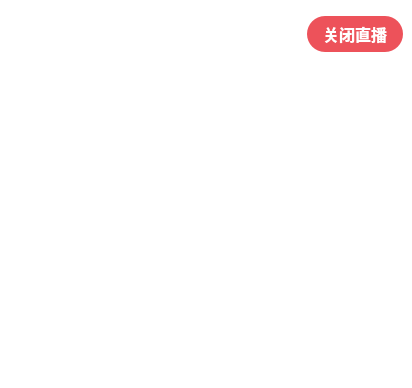
                   <widget class="QWidget" name="widget_27" native="true">
                    <property name="minimumSize">
                     <size>
                      <width>0</width>
                      <height>388</height>
                     </size>
                    </property>
                    <property name="maximumSize">
                     <size>
                      <width>16777215</width>
                      <height>16777215</height>
                     </size>
                    </property>
                    <property name="styleSheet">
                     <string notr="true">background: transparent;</string>
                    </property>
                    <layout class="QVBoxLayout" name="verticalLayout_43">
                     <property name="spacing">
                      <number>0</number>
                     </property>
                     <property name="leftMargin">
                      <number>0</number>
                     </property>
                     <property name="topMargin">
                      <number>0</number>
                     </property>
                     <property name="rightMargin">
                      <number>0</number>
                     </property>
                     <property name="bottomMargin">
                      <number>0</number>
                     </property>
                     <item>
                      <widget class="QWidget" name="widget_54" native="true">
                       <property name="minimumSize">
                        <size>
                         <width>0</width>
                         <height>90</height>
                        </size>
                       </property>
                       <property name="maximumSize">
                        <size>
                         <width>16777215</width>
                         <height>90</height>
                        </size>
                       </property>
                       <property name="styleSheet">
                        <string notr="true"/>
                       </property>
                       <layout class="QHBoxLayout" name="horizontalLayout_41">
                        <property name="topMargin">
                         <number>16</number>
                        </property>
                        <property name="bottomMargin">
                         <number>18</number>
                        </property>
                        <item>
                         <layout class="QVBoxLayout" name="verticalLayout_44">
                          <property name="bottomMargin">
                           <number>0</number>
                          </property>
                          <item>
                           <layout class="QHBoxLayout" name="horizontalLayout_43">
                            <property name="spacing">
                             <number>12</number>
                            </property>
                            <item>
                             <widget class="QLabel" name="roomName">
                              <property name="styleSheet">
                               <string notr="true">font-family: &quot;微软雅黑&quot;;
font-weight: 500;
font-size: 22px;
color: #FFFFFF;
line-height: 30px;
text-align: left;
font-style: normal;</string>
                              </property>
                              <property name="text">
                               <string>尾骨大将军</string>
                              </property>
                             </widget>
                            </item>
                            <item>
                             <widget class="QPushButton" name="pushButton_26">
                              <property name="minimumSize">
                               <size>
                                <width>24</width>
                                <height>24</height>
                               </size>
                              </property>
                              <property name="maximumSize">
                               <size>
                                <width>24</width>
                                <height>24</height>
                               </size>
                              </property>
                              <property name="styleSheet">
                               <string notr="true">border:none;</string>
                              </property>
                              <property name="text">
                               <string/>
                              </property>
                              <property name="icon">
                               <iconset resource="../res.qrc">
                                <normaloff>:/images/live_eidt_name.png</normaloff>:/images/live_eidt_name.png</iconset>
                              </property>
                              <property name="iconSize">
                               <size>
                                <width>24</width>
                                <height>24</height>
                               </size>
                              </property>
                             </widget>
                            </item>
                            <item>
                             <widget class="QPushButton" name="pushButton_27">
                              <property name="styleSheet">
                               <string notr="true">border:none;
font-family: &quot;微软雅黑&quot;;
font-weight: 400;
font-size: 14px;
color: #FFFFFF;
line-height: 20px;
font-style: normal;</string>
                              </property>
                              <property name="text">
                               <string>直播中</string>
                              </property>
                              <property name="icon">
                               <iconset resource="../res.qrc">
                                <normaloff>:/images/live_lling.png</normaloff>:/images/live_lling.png</iconset>
                              </property>
                              <property name="iconSize">
                               <size>
                                <width>12</width>
                                <height>12</height>
                               </size>
                              </property>
                             </widget>
                            </item>
                            <item>
                             <spacer name="horizontalSpacer_14">
                              <property name="orientation">
                               <enum>Qt::Horizontal</enum>
                              </property>
                              <property name="sizeHint" stdset="0">
                               <size>
                                <width>40</width>
                                <height>20</height>
                               </size>
                              </property>
                             </spacer>
                            </item>
                           </layout>
                          </item>
                          <item>
                           <widget class="QLabel" name="roomID">
                            <property name="styleSheet">
                             <string notr="true">font-family: &quot;微软雅黑&quot;;
font-weight: 500;
font-size: 16px;
color: #FFFFFF;
line-height: 22px;
text-align: left;
font-style: normal;</string>
                            </property>
                            <property name="text">
                             <string>ID：203899646</string>
                            </property>
                           </widget>
                          </item>
                         </layout>
                        </item>
                        <item>
                         <layout class="QVBoxLayout" name="verticalLayout_45">
                          <property name="spacing">
                           <number>0</number>
                          </property>
                          <property name="bottomMargin">
                           <number>0</number>
                          </property>
                          <item>
                           <layout class="QHBoxLayout" name="horizontalLayout_42">
                            <property name="spacing">
                             <number>16</number>
                            </property>
                            <property name="rightMargin">
                             <number>0</number>
                            </property>
                            <item>
                             <widget class="QPushButton" name="pushButton_25">
                              <property name="minimumSize">
                               <size>
                                <width>36</width>
                                <height>36</height>
                               </size>
                              </property>
                              <property name="maximumSize">
                               <size>
                                <width>36</width>
                                <height>36</height>
                               </size>
                              </property>
                              <property name="styleSheet">
                               <string notr="true">border:none;</string>
                              </property>
                              <property name="text">
                               <string/>
                              </property>
                              <property name="icon">
                               <iconset resource="../res.qrc">
                                <normaloff>:/images/live_share.png</normaloff>:/images/live_share.png</iconset>
                              </property>
                              <property name="iconSize">
                               <size>
                                <width>36</width>
                                <height>36</height>
                               </size>
                              </property>
                             </widget>
                            </item>
                            <item>
                             <widget class="QPushButton" name="closeLiveBtn">
                              <property name="minimumSize">
                               <size>
                                <width>96</width>
                                <height>36</height>
                               </size>
                              </property>
                              <property name="styleSheet">
                               <string notr="true">background: #ED525A;
border-radius: 18px;

font-weight: 500;
font-size: 16px;
color: #FFFFFF;
line-height: 22px;
text-align: center;
font-style: normal;</string>
                              </property>
                              <property name="text">
                               <string>关闭直播</string>
                              </property>
                             </widget>
                            </item>
                           </layout>
                          </item>
                          <item>
                           <spacer name="verticalSpacer_6">
                            <property name="orientation">
                             <enum>Qt::Vertical</enum>
                            </property>
                            <property name="sizeHint" stdset="0">
                             <size>
                              <width>20</width>
                              <height>40</height>
                             </size>
                            </property>
                           </spacer>
                          </item>
                         </layout>
                        </item>
                       </layout>
                      </widget>
                     </item>
                     <item>
                      <widget class="QWidget" name="widget_55" native="true">
                       <property name="minimumSize">
                        <size>
                         <width>0</width>
                         <height>0</height>
                        </size>
                       </property>
                       <property name="maximumSize">
                        <size>
                         <width>16777215</width>
                         <height>16777215</height>
                        </size>
                       </property>
                       <layout class="QVBoxLayout" name="verticalLayout_46">
                        <property name="spacing">
                         <number>20</number>
                        </property>
                        <property name="leftMargin">
                         <number>0</number>
                        </property>
                        <property name="topMargin">
                         <number>0</number>
                        </property>
                        <property name="rightMargin">
                         <number>0</number>
                        </property>
                        <property name="bottomMargin">
                         <number>20</number>
                        </property>
                        <item>
                         <layout class="QGridLayout" name="micLayout">
                          <property name="rightMargin">
                           <number>0</number>
                          </property>
                          <property name="horizontalSpacing">
                           <number>0</number>
                          </property>
                          <property name="verticalSpacing">
                           <number>10</number>
                          </property>
                         </layout>
                        </item>
                       </layout>
                      </widget>
                     </item>
                    </layout>
                   </widget>
